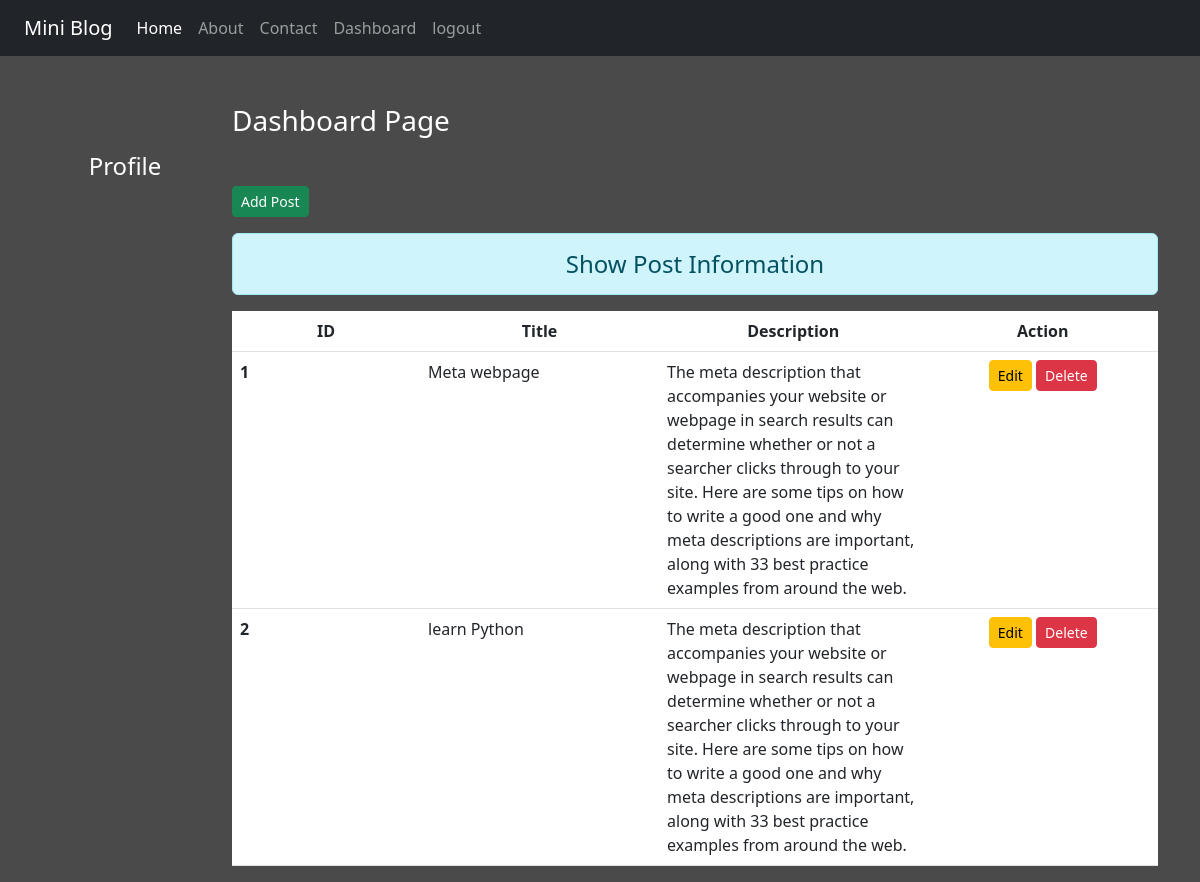
Page /dashboard/ (signed in) on the earlier database version.
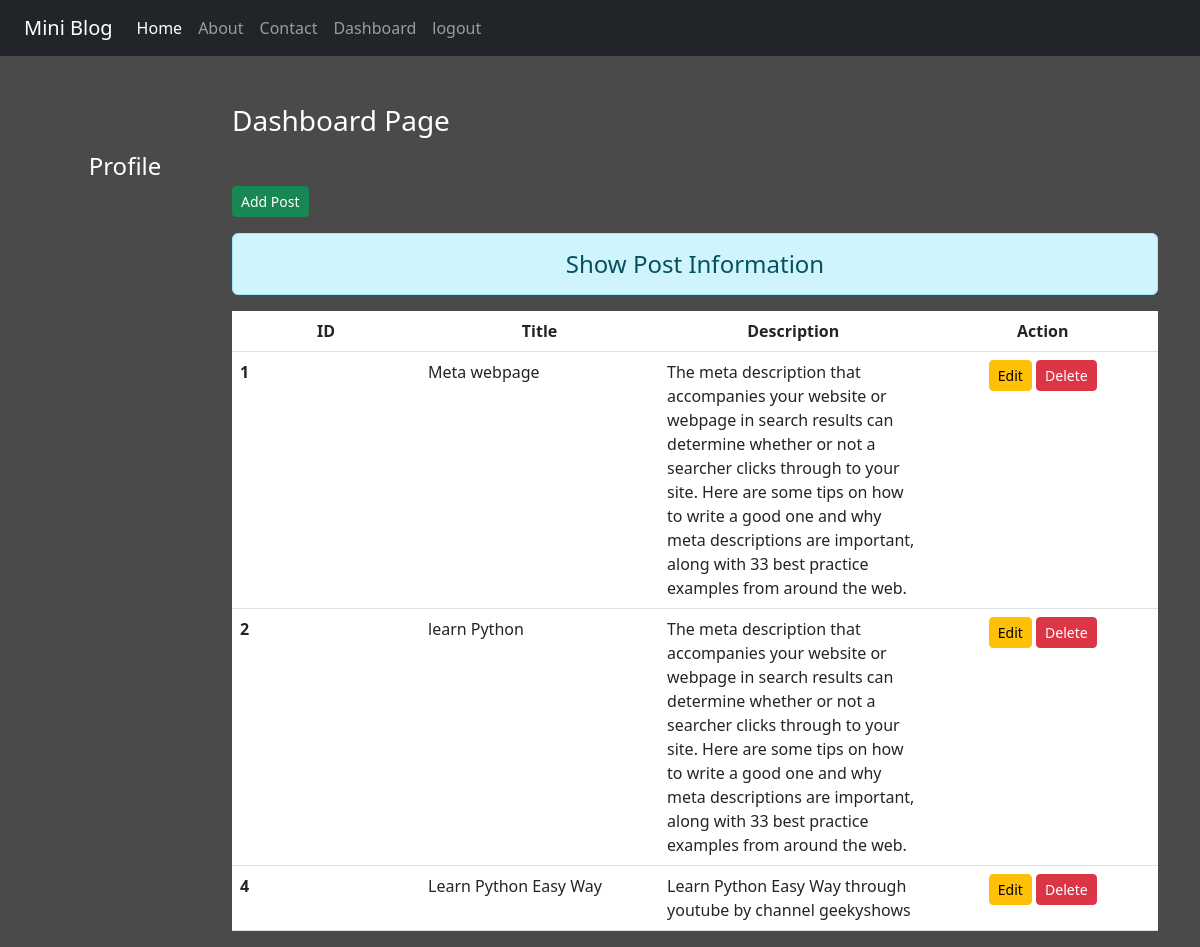
Same page on the later database version.
### blog/models.py (models this page shows)
class Post(models.Model):
    title = models.CharField(max_length=70)
    description = models.TextField()

### blog/views.py (the view)
# urls.py: path('dashboard/',views.dashboard,name='dashboard'),
def dashboard(request):
    if request.user.is_authenticated:
     posts = Post.objects.all()
     user = request.user
     full_name = user.get_full_name()
     grps = user.groups.all()
     return render(request,'blog/dashboard.html',{'posts':posts,'full_name':full_name,'groups':grps})
    else:
     return HttpResponseRedirect('/login/')

### blog/templates/blog/dashboard.html (shortened to what this page needs)
{% extends 'blog/base.html' %}
{% load static %}
{% block side %}
<div class="col-sm-2 text-white my-5 text-center">
  <h4 class="my-5">Profile</h4>
</div>
{% endblock side %}
{% block content %}
<div class="col-sm-10">
    <h3 class='text-white my-5'>Dashboard Page</h3>
    <a href="{% url 'add' %}" class="btn btn-success btn-sm">Add Post</a>
    <h4 class='text-center alert alert-info mt-3'>Show Post Information</h4>
    {% if posts %}
    <table class="table table-hover bg-white">
      <thead>
        <tr class="text-center">
          <th scope='col' style='width:2%'>ID</th>
          <th scope='col' style='width:2%'>Title</th>
          <th scope='col' style='width:2%'>Description</th>
          <th scope='col' style='width:2%'>Action</th>
        </tr>
      </thead>
      <tbody>
        {% for post in posts %}
        <tr>
          <th scope="row">{{post.id}}</th>
          <td>{{post.title}}</td>
          <td>{{post.description}}</td>
          <td class="text-center">
          <a href="{% url 'update' post.id %}" class="btn btn-warning btn-sm">Edit</a>
          {% if perms.blog.delete_post %}
          <form action="{% url 'delete' post.id %}" method='POST' class='d-inline'>
          <input type='submit' class='btn btn-danger btn-sm' value="Delete">
          </form>
          {% endif %}
          </td>
        </tr>
        {% endfor %}
      </tbody>
    </table>
    {% else %}
    <h4 class="text-center alert alert-warning">No Records</h4>
    {% endif %}
</div>
{% endblock content %}

Differences in the rows shown:
added Post: id "4", title "Learn Python Easy Way", description "Learn Python Easy Way through youtube by channel geekyshows"
